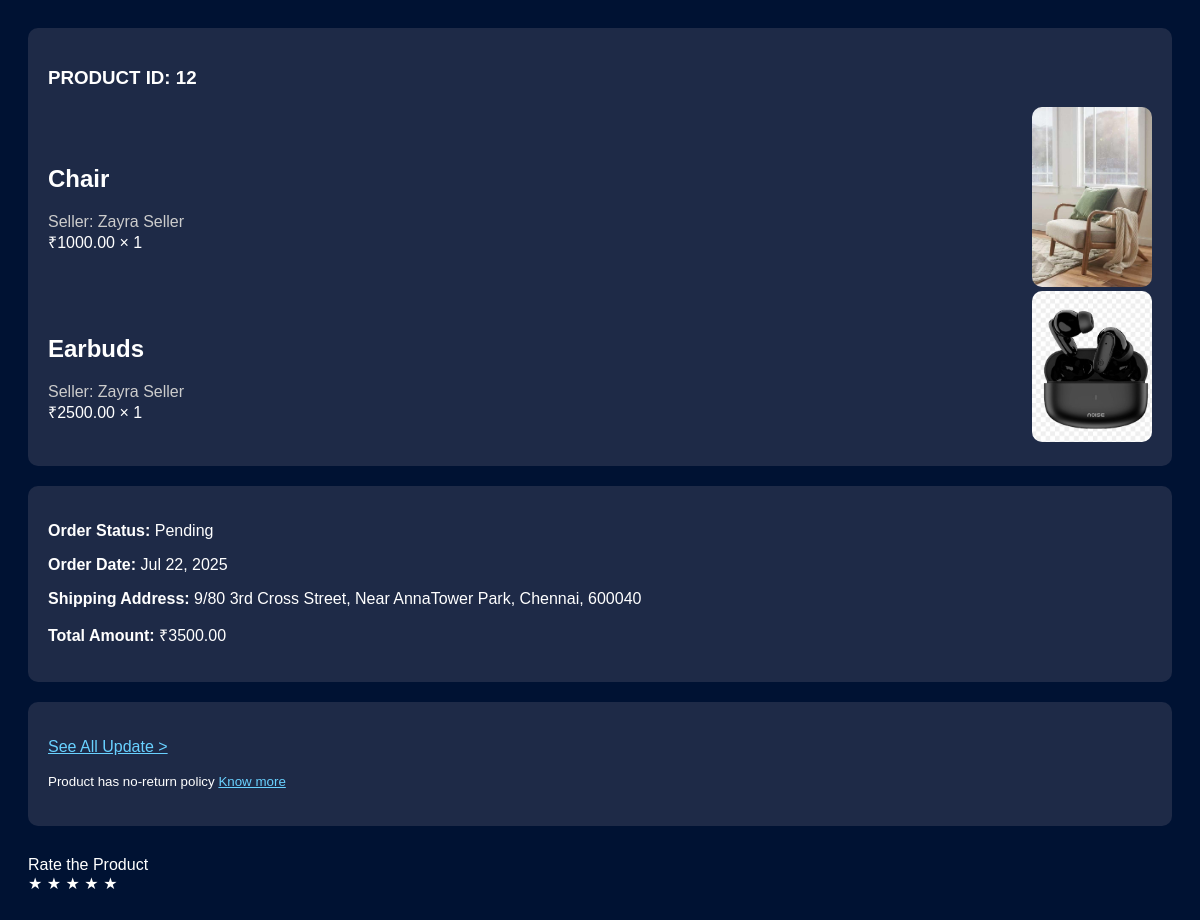
/content/track/12/, run on the app's committed database.
### orders/models.py (models this page shows)
class Order(models.Model):
    STATUS_CHOICES = [
        ('Pending', 'Pending'),
        ('Confirmed', 'Confirmed'),
        ('Shipped', 'Shipped'),
        ('Delivered', 'Delivered'),
        ('Returned', 'Returned'),
    ]
    user = models.ForeignKey(User, on_delete=models.CASCADE)
    coupon = models.ForeignKey(Coupon, on_delete=models.SET_NULL, null=True, blank=True)
    status = models.CharField(max_length=20, choices=STATUS_CHOICES, default='Pending')
    shipping_address = models.TextField()
    billing_address = models.TextField()
    total_amount = models.DecimalField(max_digits=10, decimal_places=2)
    created_at = models.DateTimeField(auto_now_add=True)

class OrderItem(models.Model):
    order = models.ForeignKey(Order, on_delete=models.CASCADE)
    product = models.ForeignKey(Product, on_delete=models.CASCADE)
    quantity = models.PositiveIntegerField()
    price = models.DecimalField(max_digits=10, decimal_places=2)

### products/models.py (models this page shows, shortened)
class Product(models.Model):
    category = models.ForeignKey(Category, on_delete=models.CASCADE, related_name='products')
    vendor = models.ForeignKey(User, on_delete=models.CASCADE, related_name='products', null=True, blank=True)  # ✅ add this line
    name = models.CharField(max_length=255)
    price = models.DecimalField(max_digits=10, decimal_places=2)
    image = models.ImageField(upload_to='products/', default='products/default.jpg')
    description = models.TextField(blank=True, null=True)

### prod_content/views.py (the view)
# urls.py: path('track/<int:order_id>/', views.track_order, name='track'),
def track_order(request, order_id):
    order = get_object_or_404(Order, id=order_id)
    order_items = OrderItem.objects.filter(order=order)
    context = {
        'order': order,
        'order_items': order_items,
    }
    return render(request, 'prod_content/product_tracking.html', context)

### prod_content/templates/prod_content/product_tracking.html (shortened to what this page needs)
{% load static %}
<!DOCTYPE html>
<html>
<head>
</head>
<body>
  <div class="card">
    <h3>PRODUCT ID: {{ order.id }}</h3>
    {% for item in order_items %}
      <div class="product-box">
        <div class="product-info">
          <h2>{{ item.product.name }}</h2>
          <div class="subtitle">Seller: {{ item.product.seller_name|default:"Zayra Seller" }}</div>
          <div>₹{{ item.price }} × {{ item.quantity }}</div>
        </div>
        <div class="product-img">
          <img src="{{ item.product.image.url }}" alt="{{ item.product.name }}">
        </div>
      </div>
    {% endfor %}
  </div>
  <div class="card">
    <p><strong>Order Status:</strong> {{ order.status }}</p>
    <p><strong>Order Date:</strong> {{ order.created_at|date:"M d, Y" }}</p>
    <p><strong>Shipping Address:</strong> {{ order.shipping_address }}</p>
    <p><strong>Total Amount:</strong> ₹{{ order.total_amount }}</p>
  </div>
  <div class="card">
    <p><a href="#" style="color: #69d1ff;">See All Update ></a></p>
    <p><small>Product has no-return policy <a href="#" style="color: #69d1ff;">Know more</a></small></p>
  </div>
  <div class="rating">
    <label>Rate the Product</label><br/>
    ★ ★ ★ ★ ★
  </div>
</body>
</html>

### prod_content/templates/prod_content/product_tracking.html (style rules this page uses)
body { background-color: #001233; color: white; font-family: Arial, sans-serif; padding: 20px; }
.card { background-color: #1e2a47; padding: 20px; border-radius: 10px; margin-bottom: 20px; }
.product-box { display: flex; justify-content: space-between; align-items: center; }
.product-info { max-width: 70%; }
.product-img img { width: 120px; border-radius: 10px; }
.subtitle { color: #ccc; }
.rating { margin-top: 30px; }

### data on the page
Order: id "12", status "Pending", created_at "Jul 22, 2025", shipping_address "9/80 3rd Cross Street, Near AnnaTower Park, Chennai, 600040", total_amount "3500.00"
OrderItem: product.name "Chair", product.seller_name "Zayra Seller", price "1000.00", quantity "1", product.image (picture)
OrderItem: product.name "Earbuds", product.seller_name "Zayra Seller", price "2500.00", quantity "1", product.image (picture)
